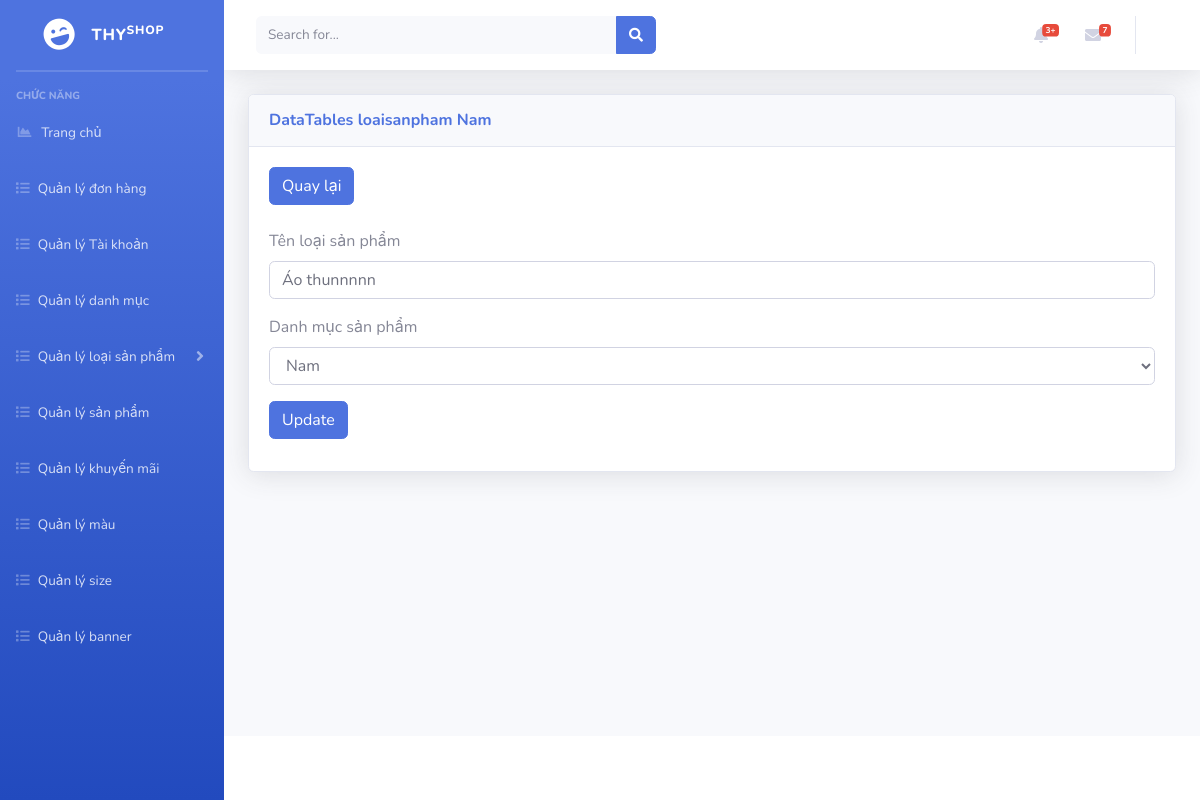
The app's page /admin/index.php?mod=loaisanpham&idDM=1&act=edit&id=2 (signed in), older data.
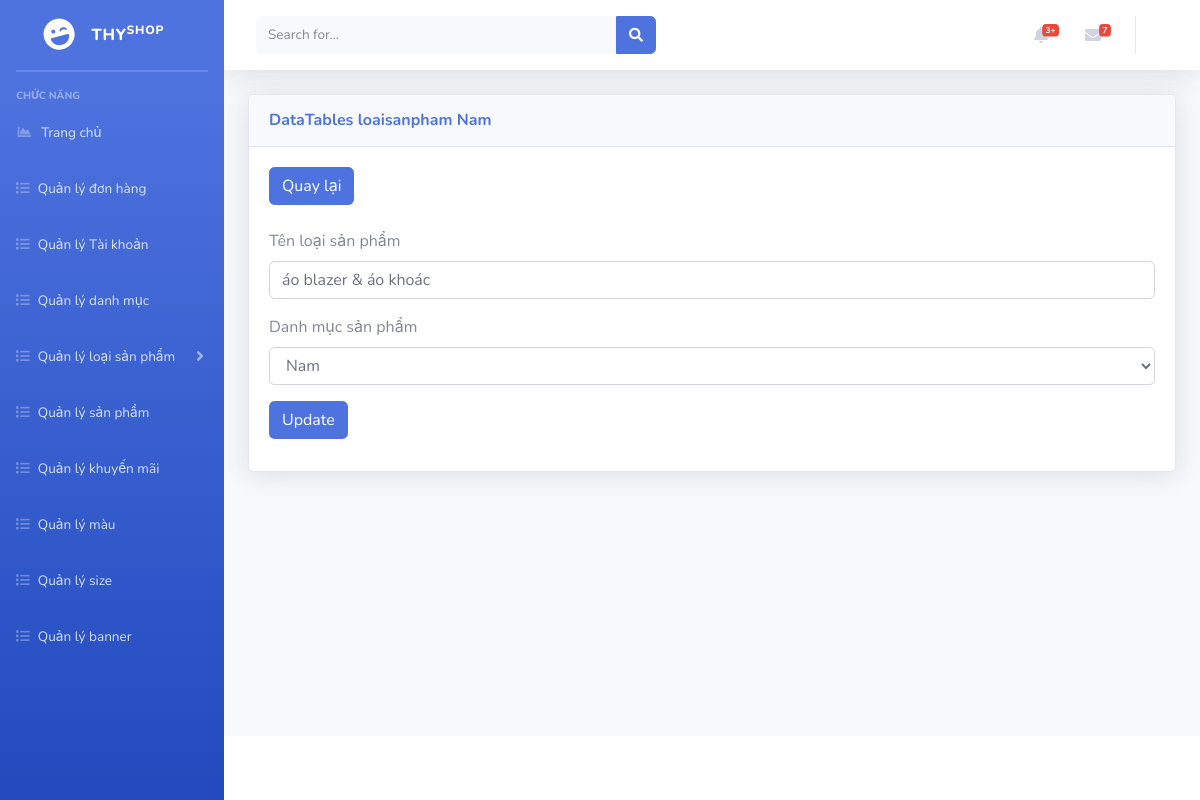
The same page, newer data.
### tables this page shows
CREATE TABLE `loaisanpham` (
  `idLSP` int(11) NOT NULL,
  `tenLSP` varchar(200) NOT NULL,
  `trangThai` char(1) NOT NULL,
  `idDM` int(11) NOT NULL
);

### admin/models/connection.php (called while the page is built, shortened)
<?php
    class Connection{
        function __construct()
        {
            $server_name ="localhost";
            $username ="root";
            $password ="";
            $db_name ="shopthy";
            $this->conn = new mysqli($server_name,$username,$password,$db_name);
        }
    }
?>

### admin/models/model.php (called while the page is built, shortened)
<?php
 require_once('./models/connection.php');
class Model
{
    function __construct()
    {
        $conn_obj = new Connection();
        $this->conn = $conn_obj->conn;
    }
}
?>

### admin/controller/loaiSanPhamController.php (called while the page is built, shortened)
<?php
    require_once('./models/loaiSanPhamModel.php');
    class loaiSanPhamController{
        var $lsp_model;
        public function __construct()
        {
            $this->lsp_model = new loaiSanPhamModel();
        }
        public function getLoaiSanPhamByIdLSP(){
            $idLSP = $_GET['id'];
            return $this->lsp_model->getLoaiSanPhamByIdLSP($idLSP);
        }
    }

### admin/models/loaiSanPhamModel.php (called while the page is built, shortened)
<?php
require_once("./models/model.php");
class loaiSanPhamModel extends Model
{
    public function getLoaiSanPhamByIdLSP($idLSP)
    {
        $query = "select * from loaisanpham where idLSP = '$idLSP' ";
        $rs = $this->conn->query($query)->fetch_assoc();
        return $rs;
    }
}

### admin/controller/danhMucController.php (called while the page is built, shortened)
<?php
require_once('./models/danhmucModel.php');
class danhMucController
{
    var $dm_model;
    public function __construct()
    {
        $this->dm_model = new DanhMucModel();
    }
    public function getAllDanhMuc()
    {
        $data = $this->dm_model->getAllDanhMuc();
        return $data;
    }
}

### admin/models/danhmucModel.php (called while the page is built, shortened)
<?php
require_once('./models/model.php');
class DanhMucModel extends Model
{
    function getAllDanhMuc()
    {
        $sql = "select * from danhmuc";
        $rs = $this->conn->query($sql);
        $data = array();
        while ($row = $rs->fetch_assoc()) {
            $data[] = $row;
        }
        return $data;
    }
}

### admin/views/danhmucView.php (called while the page is built, shortened)
<?php
    require_once('./controller/danhMucController.php');
    $controller_dm = new danhMucController();
    $data = $controller_dm->getAllDanhMuc();
?>

### admin/views/loaisanpham/loaiSanPhamEditView.php (the view, shortened to what this page needs)
<?php
    $idDM = $_GET['idDM'];
    require_once('controller/danhMucController.php');
    require_once('controller/loaiSanPhamController.php');
    $dm_controller = new danhMucController();
    $lsp_controller = new loaiSanPhamController();
    $listDM = $dm_controller->getAllDanhMuc();
    $data = $lsp_controller->getLoaiSanPhamByIdLSP();
?>
<table class="table table-bordered" id="dataTable" width="100%" cellspacing="0">
<a href="?mod=loaisanpham&idDM=<?=$idDM?>" type="button" class="btn btn-primary">Quay lại</a>
<br>
<br>
<form action="?mod=loaisanpham&idDM=<?=$idDM?>&act=editCSDL" method="POST" role="form" enctype="multipart/form-data">
    <div class="form-group">
        <label for="">Tên loại sản phẩm</label>
        <input type="text" class="form-control" id="" placeholder="" name="tenLSP" value="<?= $data['tenLSP'] ?>" required>
    </div>
    <div class="form-group">
        <label for="">Danh mục sản phẩm</label>
        <select class="form-control" name="idDM">
            <?php foreach($listDM as $dm) { ?>
                <option value="<?= $dm['idDM'] ?>"><?= $dm['tenDM'] ?></option>
            <?php
            }
            ?>
        </select>
    </div>
    <button type="submit" class="btn btn-primary">Update</button>
</form>
</table>

Row changes from the older to the newer data that the page shows:
changed loaisanpham: tenLSP "Áo thunnnnn" → "áo blazer & áo khoác"
